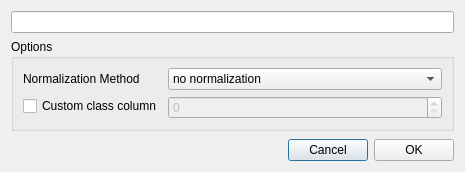
<?xml version="1.0" encoding="UTF-8"?>
<ui version="4.0">
 <class>LoadDataDialog</class>
 <widget class="QDialog" name="LoadDataDialog">
  <property name="geometry">
   <rect>
    <x>0</x>
    <y>0</y>
    <width>465</width>
    <height>172</height>
   </rect>
  </property>
  <property name="windowTitle">
   <string>Load Data</string>
  </property>
  <layout class="QVBoxLayout" name="verticalLayout">
   <item>
    <widget class="QLineEdit" name="selectedFile">
     <property name="enabled">
      <bool>true</bool>
     </property>
     <property name="readOnly">
      <bool>true</bool>
     </property>
    </widget>
   </item>
   <item>
    <widget class="QGroupBox" name="optionsGroupBox">
     <property name="title">
      <string>Options</string>
     </property>
     <layout class="QFormLayout" name="formLayout">
      <item row="3" column="1">
       <widget class="QSpinBox" name="classColumnSelect">
        <property name="enabled">
         <bool>false</bool>
        </property>
        <property name="toolTip">
         <string>The column index that will be used as the data class.</string>
        </property>
       </widget>
      </item>
      <item row="0" column="0">
       <widget class="QLabel" name="label_2">
        <property name="text">
         <string>Normalization Method</string>
        </property>
       </widget>
      </item>
      <item row="0" column="1">
       <widget class="QComboBox" name="normalizationMethodSelect">
        <item>
         <property name="text">
          <string>no normalization</string>
         </property>
        </item>
        <item>
         <property name="text">
          <string>per variable</string>
         </property>
        </item>
        <item>
         <property name="text">
          <string>global min/max</string>
         </property>
        </item>
       </widget>
      </item>
      <item row="3" column="0">
       <widget class="QCheckBox" name="customClassColumnCheckbox">
        <property name="text">
         <string>Custom class column</string>
        </property>
       </widget>
      </item>
     </layout>
    </widget>
   </item>
   <item>
    <spacer name="verticalSpacer">
     <property name="orientation">
      <enum>Qt::Vertical</enum>
     </property>
     <property name="sizeHint" stdset="0">
      <size>
       <width>20</width>
       <height>40</height>
      </size>
     </property>
    </spacer>
   </item>
   <item>
    <layout class="QHBoxLayout" name="horizontalLayout_2">
     <item>
      <spacer name="horizontalSpacer">
       <property name="orientation">
        <enum>Qt::Horizontal</enum>
       </property>
       <property name="sizeHint" stdset="0">
        <size>
         <width>40</width>
         <height>20</height>
        </size>
       </property>
      </spacer>
     </item>
     <item>
      <widget class="QPushButton" name="cancelButton">
       <property name="text">
        <string>Cancel</string>
       </property>
      </widget>
     </item>
     <item>
      <widget class="QPushButton" name="okButton">
       <property name="text">
        <string>OK</string>
       </property>
      </widget>
     </item>
    </layout>
   </item>
  </layout>
 </widget>
 <resources/>
 <connections>
  <connection>
   <sender>cancelButton</sender>
   <signal>clicked()</signal>
   <receiver>LoadDataDialog</receiver>
   <slot>reject()</slot>
   <hints>
    <hint type="sourcelabel">
     <x>330</x>
     <y>66</y>
    </hint>
    <hint type="destinationlabel">
     <x>197</x>
     <y>125</y>
    </hint>
   </hints>
  </connection>
  <connection>
   <sender>okButton</sender>
   <signal>clicked()</signal>
   <receiver>LoadDataDialog</receiver>
   <slot>accept()</slot>
   <hints>
    <hint type="sourcelabel">
     <x>237</x>
     <y>112</y>
    </hint>
    <hint type="destinationlabel">
     <x>142</x>
     <y>66</y>
    </hint>
   </hints>
  </connection>
 </connections>
</ui>
